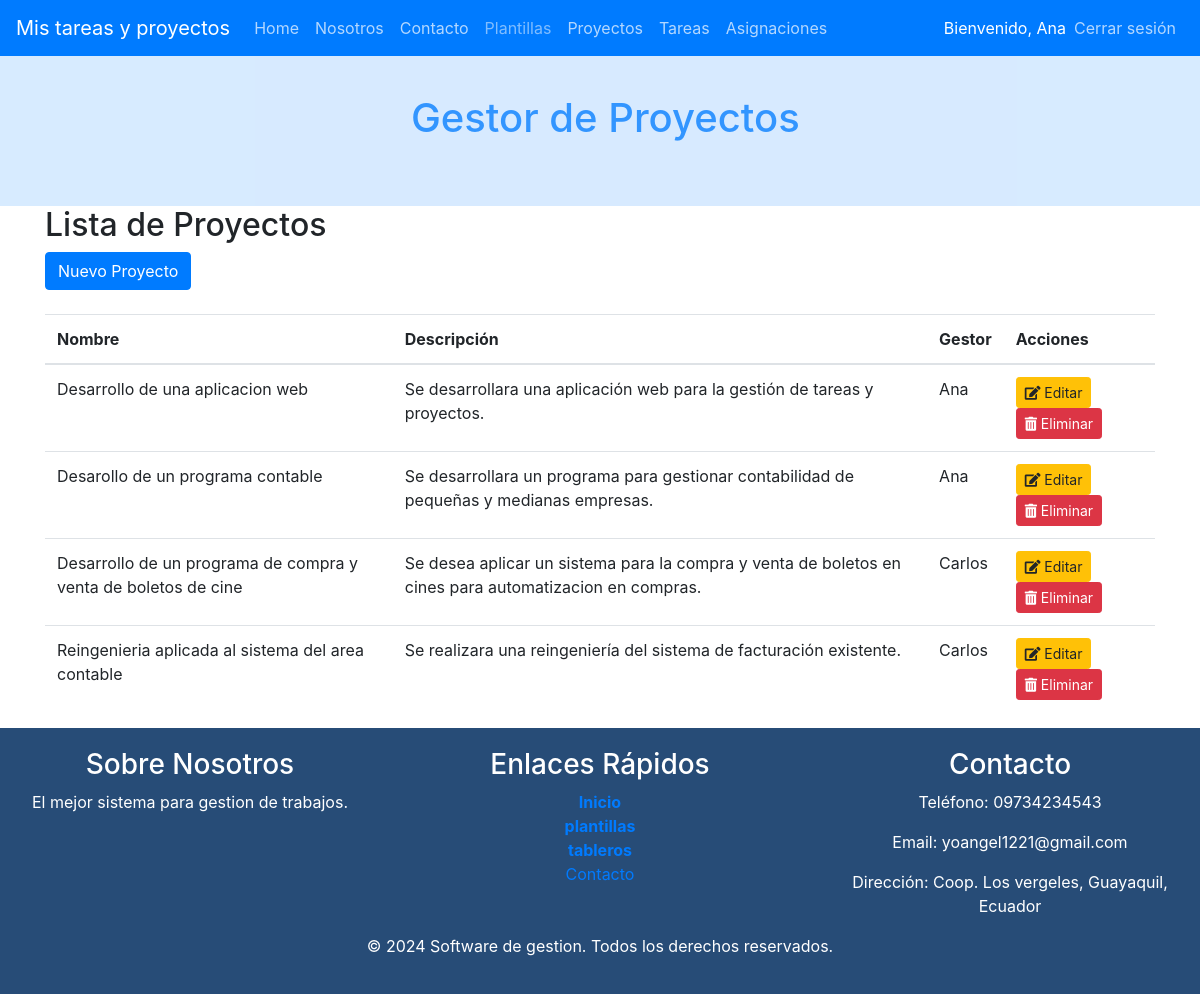
Screenshot of /index.php?c=Proyectos&f=index (signed in) with the database file from the repository.
### tables this page shows
CREATE TABLE IF NOT EXISTS Proyectos (
    id INT AUTO_INCREMENT PRIMARY KEY,
    nombre VARCHAR(255) NOT NULL,
    descripcion TEXT,
    fecha_creacion TIMESTAMP DEFAULT CURRENT_TIMESTAMP,
    fecha_modificacion TIMESTAMP DEFAULT CURRENT_TIMESTAMP ON UPDATE CURRENT_TIMESTAMP,
    usuario_creacion INT,
    estado INT(1) NOT NULL DEFAULT 1,
    FOREIGN KEY (usuario_creacion) REFERENCES Usuarios(id) ON DELETE SET NULL
);

CREATE TABLE IF NOT EXISTS Usuarios (
    id INT AUTO_INCREMENT PRIMARY KEY,
    nombre VARCHAR(255) NOT NULL,
    email VARCHAR(255) NOT NULL UNIQUE,
    contrasena VARCHAR(255) NOT NULL,
    rol_id INT,
    fecha_creacion TIMESTAMP DEFAULT CURRENT_TIMESTAMP,
    fecha_modificacion TIMESTAMP DEFAULT CURRENT_TIMESTAMP ON UPDATE CURRENT_TIMESTAMP,
    FOREIGN KEY (rol_id) REFERENCES Roles(id)
);

### controller/ProyectosController.php (called while the page is built, shortened)
<?php
require_once 'model/dao/ProyectosDAO.php';
class ProyectosController {
    private $model;
    public function __construct() {
        $this->model = new ProyectosDAO();
    }
    public function index() {
        $resultados = $this->model->selectAll("");
        $titulo = "Lista de Proyectos";
        require_once VPROYECTOS.'list.php';
    }
}
?>

### index.php (called while the page is built, shortened)
    <?php
        $funcion = (!empty($_REQUEST['f']))?htmlentities($_REQUEST['f']):FUNCION_PRINCIPAL;
        $cont = new  $controlador();
        $cont->$funcion();
?>

### config/Conexion.php (called while the page is built)
<?php
class Conexion {
    public static function getConexion() {
         $dsn = 'mysql:host=localhost;port=3307;dbname=' . DBNAME;
        $conexion = null;
        try {
            $conexion = new PDO($dsn, DBUSER, DBPASSWORD);
             $conexion->setAttribute(PDO::ATTR_ERRMODE, PDO::ERRMODE_EXCEPTION);
        } catch (Exception $e) {
            echo $e;
            die("error " . $e->getMessage());
        }
        return $conexion;
    }
}

### model/dao/ProyectosDAO.php (called while the page is built, shortened)
<?php
require_once 'config/Conexion.php';
class ProyectosDAO {
    private $con;
    public function __construct() {
        $this->con = Conexion::getConexion();
    }
    public function selectAll($parametro = '') {
        $sql = "SELECT p.id, p.nombre, p.descripcion, u.nombre as usuario_creacion
                FROM proyectos p
                INNER JOIN usuarios u ON p.usuario_creacion = u.id";
        $stmt = $this->con->prepare($sql);
        $stmt->execute();
        return $stmt->fetchAll(PDO::FETCH_OBJ);
    }
}
?>

### view/proyectos/proyectos.list.php (the view, shortened to what this page needs)
<?php require_once HEADER; ?>
<div class="container">
    <h2><?php echo $titulo; ?></h2>
    <a href="index.php?c=Proyectos&f=view_new" class="btn btn-primary">Nuevo Proyecto</a>
    <table class="table mt-4">
        <thead>
            <tr>
                <th>Nombre</th>
                <th>Descripción</th>
                <th>Gestor</th>
                <th>Acciones</th>
            </tr>
        </thead>
        <tbody>
            <?php foreach ($resultados as $proyecto) { ?>
                <tr>
                    <td><?= $proyecto->nombre ?></td>
                    <td><?= $proyecto->descripcion ?></td>
                    <td><?= $proyecto->usuario_creacion ?></td>
                    <td>
                        <a class="btn btn-warning btn-sm me-2"
                           href="index.php?c=Proyectos&f=view_edit&id=<?= $proyecto->id ?>">
                            <i class="fas fa-edit"></i> Editar
                        </a>
                        <a class="btn btn-danger btn-sm"
                           onclick="if(!confirm('¿Está seguro de eliminar la asignación?')) return false;"
                           href="index.php?c=Proyectos&f=delete&id=<?= $proyecto->id ?>">
                           <i class="fas fa-trash-alt"></i> Eliminar
                        </a>
                    </td>
                </tr>
            <?php } ?>
        </tbody>
    </table>
</div>
<?php require_once FOOTER; ?>

### view/templates/header.php (shortened to what this page needs)
<!DOCTYPE html>
<html>
    <head>
        <link href="assets/css/bootstrap.min.css" rel="stylesheet">
        <link href="assets/css/styles.css" rel="stylesheet">
        <link rel="stylesheet"
        href="https://use.fontawesome.com/releases/v5.6.3/css/all.css"
>
    </head>
    <body>
        <nav class="barraNavegacion navbar navbar-expand-md navbar-dark fixed-top">
            <a class="navbar-brand" href="index.php">Mis tareas y proyectos</a>
            <ul class="navbar-nav mr-auto">
                <li class="nav-item"><a class="nav-link" href="index.php">Home</a></li>
                <li class="nav-item"><a class="nav-link" href="index.php?c=index&f=index&p=nosotros">Nosotros</a></li>
                <li class="nav-item"><a class="nav-link" href="index.php?p=contacto">Contacto</a></li>
                <a class="nav-link" href="/mvc/view/plantillas/plantillas.php">Plantillas</a></li>
               <?php
                if (isset($_SESSION['usuario_id'])) {
                    if($_SESSION['usuario_rol']=2 ){ ?>
                        <li class="nav-item"><a class="nav-link" href="index.php?c=Proyectos&f=index">Proyectos</a></li>
                        <li class="nav-item"><a class="nav-link" href="index.php?c=Tareas&f=index">Tareas</a></li>
                        <li class="nav-item"><a class="nav-link" href="index.php?c=Asignaciones&f=index">Asignaciones</a></li>
                        <?php
                    }
                }
                ?>
            </ul>
            <ul class="navbar-nav ml-auto">
                <?php if (!empty($_SESSION['usuario_nombre'])) { ?>
                    <li class="nav-item my-auto"><span style="color:white">Bienvenido, <?php echo $_SESSION['usuario_nombre']; ?></span></li>
                    <li class="nav-item"><a class="nav-link" href="index.php?c=index&f=index&p=logout">Cerrar sesión</a></li>
                <?php } else { ?>
                    <li class="nav-item"><a class="nav-link" href="index.php?c=index&f=index&p=login">Login</a></li>
                <?php } ?>
            </ul>
        </nav>
        <h1 class="jumbotron text-center titNivel1">
            Gestor de Proyectos </h1>

### view/templates/footer.php (shortened to what this page needs)
<footer class="footer">
    <div class="row">
        <div class="col-sm-4 d-flex flex-column">
            <h3>Sobre Nosotros</h3>
            <p>El mejor sistema para gestion de trabajos.</p>
        </div>
        <div class="col-sm-4 d-flex flex-column align-items-center" >
            <h3>Enlaces Rápidos</h3>
            <a href="index.html"><b>Inicio</b></a>
            <a href="plantillas.html"><b>plantillas</b></a>
            <a href="tableros.html"><b>tableros</b></a>
            <a href="#">Contacto</a>
        </div>
        <div class="col-sm-4 d-flex flex-column">
            <h3>Contacto</h3>
            <p>Teléfono: 09734234543</p>
            <p>Email: yoangel1221@gmail.com</p>
            <p>Dirección: Coop. Los vergeles, Guayaquil, Ecuador</p>
        </div>
    </div>
    <div >
        <p class="text-center">&copy; 2024 Software de gestion. Todos los derechos reservados.</p>
    </div>
</footer>
</body>
</html>

### assets/css/styles.css (style rules this page uses)
.barraNavegacion { background: #007bff; }
.barraNavegacion ul li a { color: rgba(255,255,255,.7) !important; }
.jumbotron { opacity: 0.8; color: black; margin-top: 30px; margin-bottom: 0px; }
.titNivel1 { color: #007bff; background: #cee6ff; border-radius: 0px; }
footer { background-color: #274C77; color: white; padding: 20px 0; text-align: center; }

### rows the page displays
proyectos: nombre "Desarrollo de una aplicacion web", descripcion "Se desarrollara una aplicación web para la gestión de tareas y proyectos.", usuario_creacion.nombre "Ana"
proyectos: nombre "Desarollo de un programa contable", descripcion "Se desarrollara un programa para gestionar contabilidad de pequeñas y medianas empresas.", usuario_creacion.nombre "Ana"
proyectos: nombre "Desarrollo de un programa de compra y venta de boletos de cine", descripcion "Se desea aplicar un sistema para la compra y venta de boletos en cines para automatizacion en compras.", usuario_creacion.nombre "Carlos"
proyectos: nombre "Reingenieria aplicada al sistema del area contable", descripcion "Se realizara una reingeniería del sistema de facturación existente.", usuario_creacion.nombre "Carlos"

### other values shown
$_SESSION['usuario_nombre'] "Ana"
$titulo "Lista de Proyectos"
